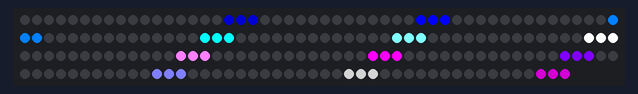
A sketch run on a simulated Arduino Uno, built with avr-gcc and run on an emulated ATmega328P. On the bench: 196 RGB LEDs in strip order, left to right, continuing on the next row.

Above: at 2.16 s.
At 6.76 s:
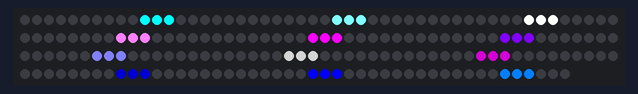
At 11.05 s:
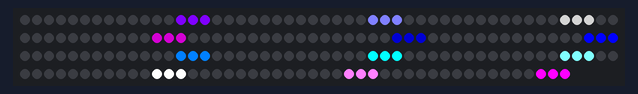
At 20.25 s:
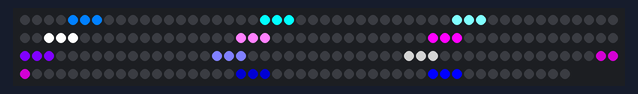
At 29.45 s:
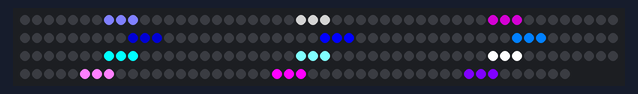
At 39.27 s:
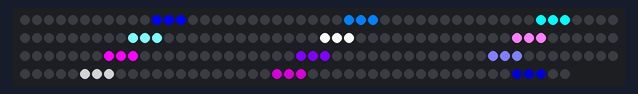

The sketch:

_LED_Hoop.ino
```cpp
#include "FastSPI_LED2.h"
#include <avr/sleep.h>

#define NUM_LEDS 196

struct CRGB leds[NUM_LEDS];

int external_rainbow_counter = 0;
int cycle_counter = 0;
int third_counter = 0;
int LED_steps = 1;

int iteration_counter = 0;

boolean swap = true;


int program_state = 0;

const int buttonPin = 2;
const int LEDPin = 11;

void setup() {

  //Sanity check delay - allows reprogramming if accidently blowing power w/leds
  delay(2000);

  //LED brightness 0-255, less bright at 3.5v, 5v draws too much
  //LEDS.setBrightness(128); //Normal Brightness
  LEDS.setBrightness(255);  //Brighter, looks good

  LEDS.addLeds<WS2811, 11, BRG>(leds, NUM_LEDS); //Add LEDs to list, GRB ordering

 // pi88ii8ii8nMode(buttonPin, INPUT);
 // attachInterrupt(0, wakeUp, LOW);

}
/*
//Wake up code
void wakeUp(){

}

void sleep(){
   set_sleep_mode(SLEEP_MODE_PWR_DOWN);
    sleep_enable();
     attachInterrupt(0,wakeUp, LOW);
      sleep_mode();

    sleep_disable();
    detachInterrupt(0);

}*/

void loop() {

  memset(leds, 0,  NUM_LEDS * sizeof(struct CRGB));  //Clear all LED settings

  iteration_counter++; //Increment global counter

  //Set LEDs
  //patternNeon();
  //patternRainbow();
  patternFun();
  LEDS.show();  //Show LEDs

  delay(5);  //Delay display

  //external_rainbow_counter++;
  //cycle_counter++;
  //patternFauxVision2();
 // patternOneOffRainbow();
 // patternRedVioletWhite();
  //patternFauxVision();
  //LEDS.show();
}


//Patterns
void patternNeon(){

  int one_seventh = NUM_LEDS/7;

  int led_length = 7;

  int location = 0;

  //Orange
  location = (led_length)%NUM_LEDS;
  setColor(7, location, led_length, 255, 165, 0, true, false);

  //Lime Yellow
  location = (one_seventh*1+led_length)%NUM_LEDS;
  setColor(7, location, led_length, 173, 255, 47, true, false);

  location = (one_seventh*2+led_length)%NUM_LEDS;
  setColor(7, location, led_length, 255, 105, 180, true, false);

  //Green
  location = (one_seventh*3+led_length)%NUM_LEDS;
  setColor(7, location, led_length, 0, 0, 255, true, false);

  //Blue
  location = (one_seventh*4+led_length)%NUM_LEDS;
  setColor(7, location, led_length, 0, 191, 255, true, false);

  //Purple
  location = (one_seventh*5+led_length)%NUM_LEDS;
  setColor(7, location, led_length, 160, 32, 240, true, false);

   //Red
  location = (one_seventh*6+led_length)%NUM_LEDS;
  setColor(7, location, led_length, 255, 0, 0, true, false);
}

void patternRainbow(){

  for(int iLed = 0; iLed< NUM_LEDS; iLed++){
    fill_rainbow( &(leds[iLed]), 1, (iteration_counter+iLed)%255);
  }
}

//Pattern fun
void patternFun(){


  int offset = 0;
  int breaks = 12;
  int led_length = 3;


  setColor(breaks, offset, led_length, 0, 0, 128, true, false);
  setColor(breaks, offset+(NUM_LEDS/12), led_length, 0, 0, 255, true, false);
  setColor(breaks, offset+(NUM_LEDS/12)*2, led_length, 0, 128, 255, true, false);
  setColor(breaks, offset+(NUM_LEDS/12)*3, led_length, 0, 255, 255, true, false);
  setColor(breaks, offset+(NUM_LEDS/12)*4, led_length, 128, 255, 255, true, false);
  setColor(breaks, offset+(NUM_LEDS/12)*5, led_length, 255, 255, 255, true, false);
  setColor(breaks, offset+(NUM_LEDS/12)*6, led_length, 255, 128, 255, true, false);
  setColor(breaks, offset+(NUM_LEDS/12)*7, led_length, 255, 0, 255, true, false);
  setColor(breaks, offset+(NUM_LEDS/12)*8, led_length, 128, 0, 255, true, false);
  setColor(breaks, offset+(NUM_LEDS/12)*9, led_length, 128, 128, 255, true, false);
  setColor(breaks, offset+(NUM_LEDS/12)*10, led_length, 128, 128, 128, true, false);
  setColor(breaks, offset+(NUM_LEDS/12)*11, led_length, 128, 0, 128, true, false);


}


//Utlity functions
void setColor(int breaks, int offset, int led_length, int r, int g, int b, boolean use_iterator_location, boolean use_iterator_color){

  int location = 0;

  if(use_iterator_location){
     location = ((NUM_LEDS/breaks)+offset+iteration_counter)%NUM_LEDS;
  }
  else{
    location = ((NUM_LEDS/breaks)+offset)%NUM_LEDS;
  }

  for(int LED = 0; LED<led_length; LED++){

    if((location+LED)>=NUM_LEDS){
       fill_solid( &(leds[(location+LED)%NUM_LEDS]), 1, CRGB( r, g, b));
    }
    else{
     fill_solid( &(leds[location+LED]), 1, CRGB( r, g, b));
    }
  }
}

void patternCycler(){

  if(cycle_counter%15==0){
        if( (LED_steps%12)  == 0){
         swap = !swap;
       }
      if(swap){
        LED_steps++;
      }
      else{
         LED_steps--;
      }


  }
  for(int iLed = 0; iLed < NUM_LEDS; iLed+=LED_steps) {

  //  fill_solid( &(leds[iLed]), 1 , CRGB( abs(ax)/60, abs(ay)/60, abs(az)/60) );
     //fill_rainbow( &(leds[iLed]), 1, external_rainbow_counter);

  }

  LEDS.show();

}
```
